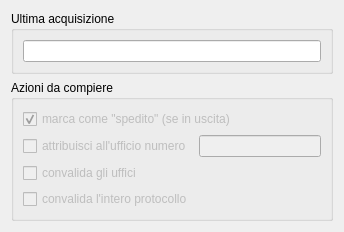
<?xml version="1.0" encoding="UTF-8"?>
<ui version="4.0">
 <class>Dialog</class>
 <widget class="QDialog" name="Dialog">
  <property name="geometry">
   <rect>
    <x>0</x>
    <y>0</y>
    <width>344</width>
    <height>231</height>
   </rect>
  </property>
  <property name="windowTitle">
   <string>Suite GDA - Scan'n'do</string>
  </property>
  <layout class="QVBoxLayout" name="verticalLayout_3">
   <item>
    <widget class="QGroupBox" name="ultimaacquisizione">
     <property name="title">
      <string>Ultima acquisizione</string>
     </property>
     <layout class="QHBoxLayout" name="horizontalLayout">
      <item>
       <widget class="QLineEdit" name="scansione">
        <property name="inputMask">
         <string/>
        </property>
       </widget>
      </item>
     </layout>
    </widget>
   </item>
   <item>
    <widget class="QGroupBox" name="groupBox_2">
     <property name="title">
      <string>Azioni da compiere</string>
     </property>
     <layout class="QGridLayout" name="gridLayout">
      <item row="0" column="0" colspan="2">
       <widget class="QCheckBox" name="checkBox">
        <property name="enabled">
         <bool>false</bool>
        </property>
        <property name="text">
         <string>marca come &quot;spedito&quot; (se in uscita)</string>
        </property>
        <property name="checked">
         <bool>true</bool>
        </property>
       </widget>
      </item>
      <item row="1" column="0">
       <widget class="QCheckBox" name="checkBox_2">
        <property name="enabled">
         <bool>false</bool>
        </property>
        <property name="text">
         <string>attribuisci all'ufficio numero</string>
        </property>
       </widget>
      </item>
      <item row="1" column="1">
       <widget class="QLineEdit" name="lineEdit">
        <property name="enabled">
         <bool>false</bool>
        </property>
       </widget>
      </item>
      <item row="2" column="0">
       <widget class="QCheckBox" name="checkBox_3">
        <property name="enabled">
         <bool>false</bool>
        </property>
        <property name="text">
         <string>convalida gli uffici</string>
        </property>
       </widget>
      </item>
      <item row="3" column="0">
       <widget class="QCheckBox" name="checkBox_4">
        <property name="enabled">
         <bool>false</bool>
        </property>
        <property name="text">
         <string>convalida l'intero protocollo</string>
        </property>
       </widget>
      </item>
     </layout>
    </widget>
   </item>
  </layout>
 </widget>
 <resources/>
 <connections/>
</ui>
